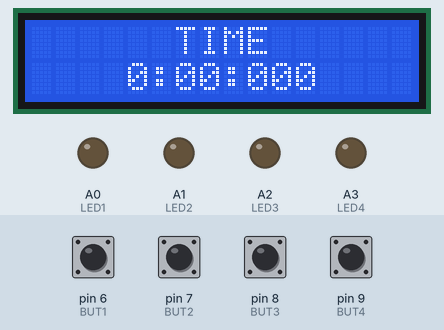
Simulated run of this sketch. Board: Arduino Uno, built with avr-gcc and run on an emulated ATmega328P. Parts: 16×2 character LCD, output pins drawn as LEDs (lit = HIGH). The test bench sets the inputs (shaded band); at power-on: pin 6 (BUT1), pin 7 (BUT2), pin 8 (BUT3), pin 9 (BUT4) LOW.

Above: at 2.2 s.
2.3 s: pin 6 (BUT1) pulled HIGH for 0.15 s
At 2.45 s:
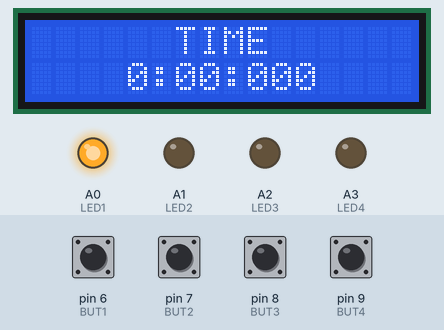
4.7 s: pin 8 (BUT3) pulled HIGH for 0.15 s
At 5.8 s:
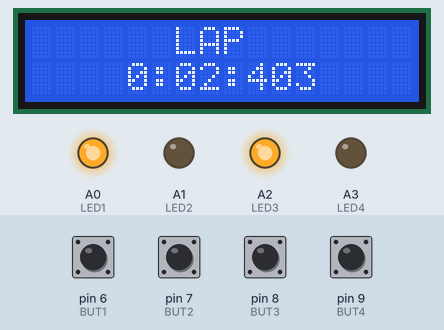
7.7 s: pin 7 (BUT2) pulled HIGH for 0.15 s
At 8.9 s:
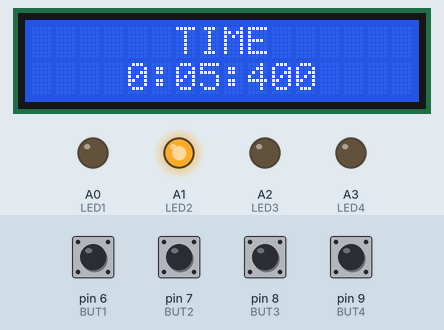
9.3 s: pin 9 (BUT4) pulled HIGH for 0.15 s
At 10.1 s:
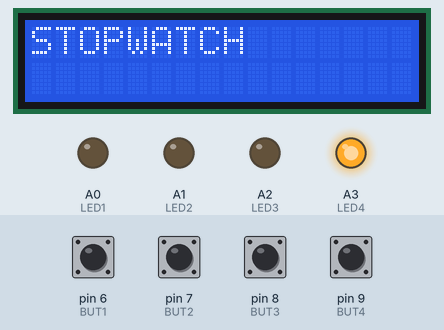
11.8 s: pin 6 (BUT1) pulled HIGH for 1 s
At 12.25 s:
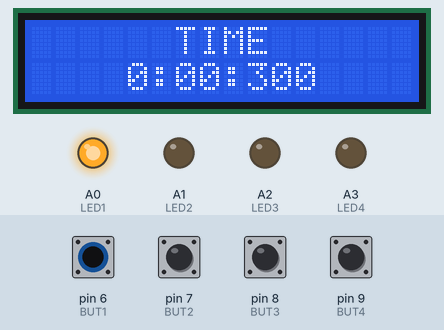
14.3 s: pin 7 (BUT2) pulled HIGH for 1 s
At 15.3 s:
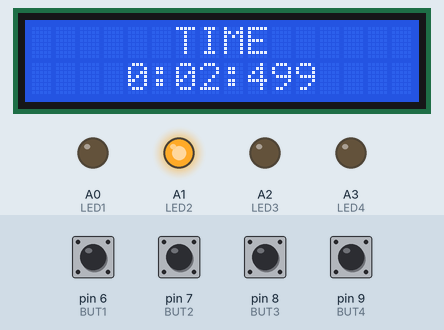
Timing chart, 0 to 17.3 s (numbered marks = the images above; inputs shaded):
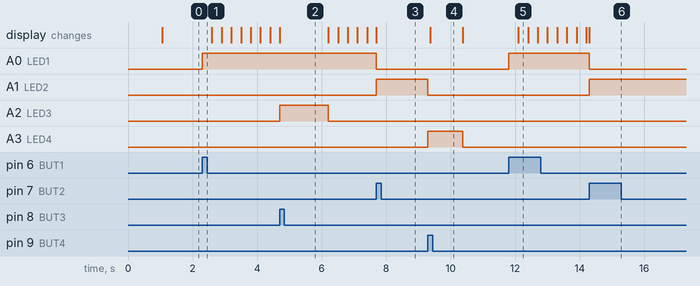

The sketch:

Stopwatch.ino
```cpp
#include <LiquidCrystal.h>

LiquidCrystal lcd(12, 11, 5, 4, 3, 2);

// Define LED and button pins
int LED1 = A0;
int LED2 = A1;
int LED3 = A2;
int LED4 = A3;
int BUT1 = 6; // Start/Resume
int BUT2 = 7; // Stop/Pause
int BUT3 = 8; // Lap
int BUT4 = 9; // Reset

// Variables for stopwatch
unsigned long startTime = 0;
unsigned long pausedTime = 0;
unsigned long lapStartTime = 0; // Time when lap button was last pressed
unsigned long elapsedTime = 0;
unsigned long lastLapTime = 0; // Time elapsed since last lap button press
bool running = false;

void setup() {
  // Initialize pins
  pinMode(LED1, OUTPUT);
  pinMode(LED2, OUTPUT);
  pinMode(LED3, OUTPUT);
  pinMode(LED4, OUTPUT);
  pinMode(BUT1, INPUT);
  pinMode(BUT2, INPUT);
  pinMode(BUT3, INPUT);
  pinMode(BUT4, INPUT);

  // Initialize LCD, startup flash
  lcd.begin(16, 2);
  lcd.setCursor(0, 0);
  lcd.print("STOPWATCH");
  delay(1000);
  lcd.clear();

  // Display initial time on LCD
  lcd.setCursor(6, 0);
  lcd.print("TIME");
  lcd.setCursor(4, 1);
  lcd.print("0:00:000");
}

void updateDisplay(unsigned long currentTime) {
  //math, gross!
  unsigned long milliseconds = currentTime % 1000;
  unsigned long seconds = (currentTime / 1000) % 60;
  unsigned long minutes = (currentTime / 1000) / 60;
  //time label, printing currentTime
  lcd.setCursor(6,0);
  lcd.print("TIME");
  lcd.setCursor(4, 1);
  lcd.print(minutes);
  lcd.print(':');
  if (seconds < 10) lcd.print('0');
  lcd.print(seconds);
  lcd.print(':');
  if (milliseconds < 10) lcd.print("00");
  else if (milliseconds < 100) lcd.print('0');
  lcd.print(milliseconds);
}

void updateLapDisplay(unsigned long lastLapTime) {
  //lap time 'flashes' for 1.5s, limited LCD space.
  lcd.clear();
  unsigned long lapMilliseconds = lastLapTime % 1000;
  unsigned long lapSeconds = (lastLapTime / 1000) % 60;
  unsigned long lapMinutes = (lastLapTime / 1000) / 60;
  //lap label and printing lap time
  lcd.setCursor(6,0);
  lcd.print("LAP");
  lcd.setCursor(4, 1);
  lcd.print(lapMinutes);
  lcd.print(':');
  if (lapSeconds < 10) lcd.print('0');
  lcd.print(lapSeconds);
  lcd.print(':');
  if (lapMilliseconds < 10) lcd.print("00");
  else if (lapMilliseconds < 100) lcd.print('0');
  lcd.print(lapMilliseconds);
  delay(1500);
  lcd.clear();
}

void loop() {
  // Start button pressed
  if (digitalRead(BUT1) == HIGH && !running) {
    startTime = millis();
    running = true;
  }

  // Stop button pressed
  if (digitalRead(BUT2) == HIGH && running) {
    digitalWrite(LED2, HIGH);
    pausedTime += millis() - startTime;
    running = false;
  }


  // Lap button pressed
  if (digitalRead(BUT3) == HIGH && running) {
    digitalWrite(LED3, HIGH);
    if (lapStartTime == 0) {
      // First lap press: Calculate time since start
      lastLapTime = millis() - startTime;
    } else {
      // Subsequent lap press: Calculate time since last lap
      lastLapTime = millis() - lapStartTime;
    }
    lapStartTime = millis(); // Update lap start time
    updateLapDisplay(lastLapTime);

  }else{
    digitalWrite(LED3, LOW);
  }

  // Reset button pressed
  if (digitalRead(BUT4) == HIGH) {
    digitalWrite(LED4, HIGH);
    digitalWrite(LED1, LOW);
    digitalWrite(LED2, LOW);
    digitalWrite(LED3, LOW);
    setup();
    //resets vars
    running = false;
    startTime = 0;
    pausedTime = 0;
    lapStartTime = 0;
    elapsedTime = 0;
    lastLapTime = 0;
    lcd.clear();
    lcd.setCursor(6, 0);
    lcd.print("TIME");
    lcd.setCursor(4, 1);
    lcd.print("0:00:000");

  }else {
    digitalWrite(LED4, LOW);
  }

  // Update display when running
  if (running) {
    digitalWrite(LED1, HIGH);
    digitalWrite(LED2, LOW);
    updateDisplay(pausedTime + (millis() - startTime));
  }else{
    digitalWrite(LED1, LOW);
  }
}
```

Measured:
- after the input at 2.3 s, A0 (LED1): LOW → HIGH at once
- after the input at 4.7 s, A2 (LED3): LOW → HIGH at once, → LOW 1.5 s later; the display: changes at once (image 2)
- after the input at 7.7 s, A0 (LED1): HIGH → LOW at once; A1 (LED2): LOW → HIGH at once
- after the input at 9.3 s, A1 (LED2): HIGH → LOW at once; A3 (LED4): LOW → HIGH at once, → LOW 1.1 s later; the display: changes after 0.06 s (image 4)
- after the input at 11.8 s, A0 (LED1): LOW → HIGH at once; the display: changes after 0.30 s (image 5)
- after the input at 14.3 s, A0 (LED1): HIGH → LOW at once; A1 (LED2): LOW → HIGH at once
